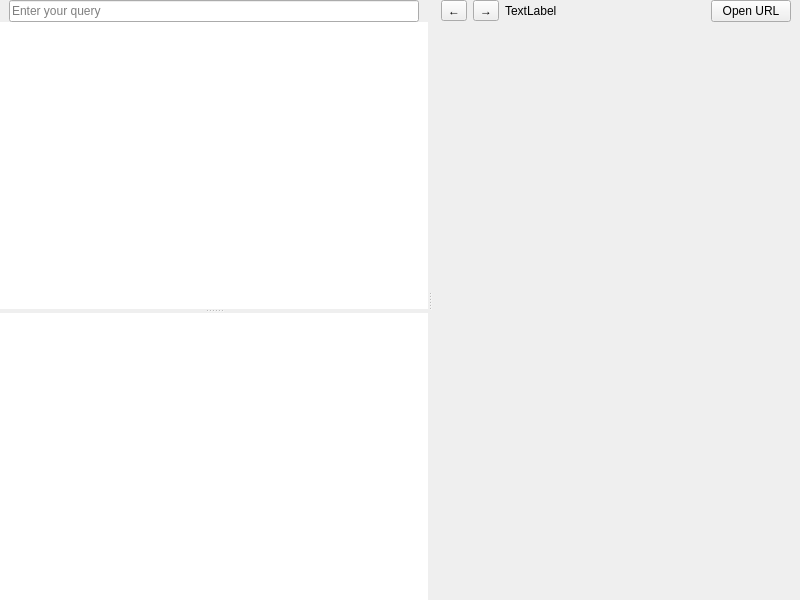
<?xml version="1.0" encoding="UTF-8"?>
<ui version="4.0">
 <class>Zeal::WidgetUi::Tab</class>
 <widget class="QWidget" name="Zeal::WidgetUi::Tab">
  <property name="geometry">
   <rect>
    <x>0</x>
    <y>0</y>
    <width>800</width>
    <height>600</height>
   </rect>
  </property>
  <property name="windowTitle">
   <string>Form</string>
  </property>
  <layout class="QVBoxLayout" name="verticalLayout">
   <property name="leftMargin">
    <number>0</number>
   </property>
   <property name="topMargin">
    <number>0</number>
   </property>
   <property name="rightMargin">
    <number>0</number>
   </property>
   <property name="bottomMargin">
    <number>0</number>
   </property>
   <item>
    <widget class="QSplitter" name="splitter">
     <property name="orientation">
      <enum>Qt::Horizontal</enum>
     </property>
     <property name="childrenCollapsible">
      <bool>false</bool>
     </property>
     <widget class="QWidget" name="layoutWidget">
      <layout class="QVBoxLayout" name="resultPane">
       <property name="spacing">
        <number>0</number>
       </property>
       <item>
        <widget class="Zeal::WidgetUi::ToolBarFrame" name="searchEditWidget" native="true">
         <property name="styleSheet">
          <string notr="true"/>
         </property>
         <layout class="QHBoxLayout" name="horizontalLayout">
          <property name="topMargin">
           <number>0</number>
          </property>
          <property name="bottomMargin">
           <number>0</number>
          </property>
          <item>
           <widget class="Zeal::WidgetUi::SearchEdit" name="lineEdit">
            <property name="placeholderText">
             <string>Enter your query</string>
            </property>
            <property name="clearButtonEnabled">
             <bool>true</bool>
            </property>
           </widget>
          </item>
         </layout>
        </widget>
       </item>
       <item>
        <widget class="QSplitter" name="tocSplitter">
         <property name="orientation">
          <enum>Qt::Vertical</enum>
         </property>
         <widget class="QTreeView" name="treeView">
          <property name="frameShape">
           <enum>QFrame::NoFrame</enum>
          </property>
          <property name="uniformRowHeights">
           <bool>true</bool>
          </property>
          <attribute name="headerVisible">
           <bool>false</bool>
          </attribute>
         </widget>
         <widget class="QListView" name="tocListView">
          <property name="frameShape">
           <enum>QFrame::NoFrame</enum>
          </property>
          <property name="horizontalScrollBarPolicy">
           <enum>Qt::ScrollBarAlwaysOff</enum>
          </property>
          <property name="uniformItemSizes">
           <bool>true</bool>
          </property>
         </widget>
        </widget>
       </item>
      </layout>
     </widget>
     <widget class="QWidget" name="layoutWidget_2">
      <layout class="QVBoxLayout" name="viewInfo">
       <property name="spacing">
        <number>0</number>
       </property>
       <item>
        <widget class="Zeal::WidgetUi::ToolBarFrame" name="navigationBar" native="true">
         <layout class="QHBoxLayout" name="toolbox">
          <property name="topMargin">
           <number>0</number>
          </property>
          <property name="bottomMargin">
           <number>0</number>
          </property>
          <item>
           <widget class="QToolButton" name="backButton">
            <property name="toolTip">
             <string>Go back one page</string>
            </property>
            <property name="styleSheet">
             <string notr="true">QToolButton::menu-indicator { image: none; }</string>
            </property>
            <property name="text">
             <string>←</string>
            </property>
            <property name="icon">
             <iconset theme="go-previous">
              <normaloff>../</normaloff>../</iconset>
            </property>
           </widget>
          </item>
          <item>
           <widget class="QToolButton" name="forwardButton">
            <property name="toolTip">
             <string>Go forward one page</string>
            </property>
            <property name="styleSheet">
             <string notr="true">QToolButton::menu-indicator { image: none; }</string>
            </property>
            <property name="text">
             <string>→</string>
            </property>
            <property name="icon">
             <iconset theme="go-next">
              <normaloff>../</normaloff>../</iconset>
            </property>
           </widget>
          </item>
          <item>
           <widget class="QLabel" name="label">
            <property name="text">
             <string>TextLabel</string>
            </property>
           </widget>
          </item>
          <item>
           <widget class="QPushButton" name="openUrlButton">
            <property name="sizePolicy">
             <sizepolicy hsizetype="Fixed" vsizetype="Fixed">
              <horstretch>0</horstretch>
              <verstretch>0</verstretch>
             </sizepolicy>
            </property>
            <property name="text">
             <string>Open URL</string>
            </property>
           </widget>
          </item>
         </layout>
        </widget>
       </item>
       <item>
        <widget class="Zeal::WidgetUi::SearchableWebView" name="webView" native="true">
         <property name="sizePolicy">
          <sizepolicy hsizetype="Expanding" vsizetype="Expanding">
           <horstretch>0</horstretch>
           <verstretch>0</verstretch>
          </sizepolicy>
         </property>
        </widget>
       </item>
      </layout>
     </widget>
    </widget>
   </item>
  </layout>
  <action name="actionBack">
   <property name="enabled">
    <bool>false</bool>
   </property>
   <property name="icon">
    <iconset theme="go-previous">
     <normaloff>.</normaloff>.</iconset>
   </property>
   <property name="text">
    <string>&amp;Back</string>
   </property>
  </action>
  <action name="actionForward">
   <property name="enabled">
    <bool>false</bool>
   </property>
   <property name="icon">
    <iconset theme="go-next">
     <normaloff>.</normaloff>.</iconset>
   </property>
   <property name="text">
    <string>&amp;Forward</string>
   </property>
  </action>
 </widget>
 <customwidgets>
  <customwidget>
   <class>Zeal::WidgetUi::SearchableWebView</class>
   <extends>QWidget</extends>
   <header>ui/widgets/searchablewebview.h</header>
   <container>1</container>
  </customwidget>
  <customwidget>
   <class>Zeal::WidgetUi::ToolBarFrame</class>
   <extends>QWidget</extends>
   <header>ui/widgets/toolbarframe.h</header>
   <container>1</container>
  </customwidget>
  <customwidget>
   <class>Zeal::WidgetUi::SearchEdit</class>
   <extends>QLineEdit</extends>
   <header>ui/widgets/searchedit.h</header>
  </customwidget>
 </customwidgets>
 <resources/>
 <connections/>
</ui>
